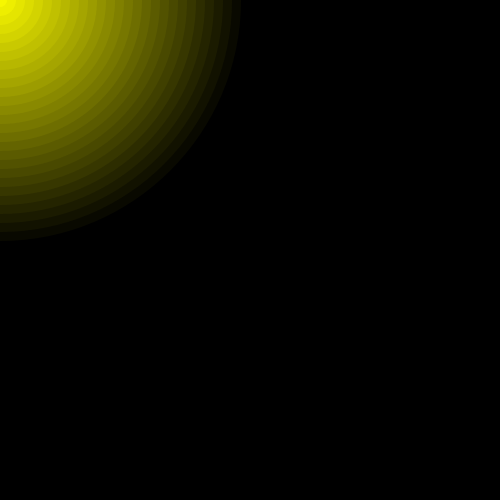
Frame 1 (no input)
Frame 60 (the mouse pressed at the canvas centre just before this capture): identical to frame 1, image omitted
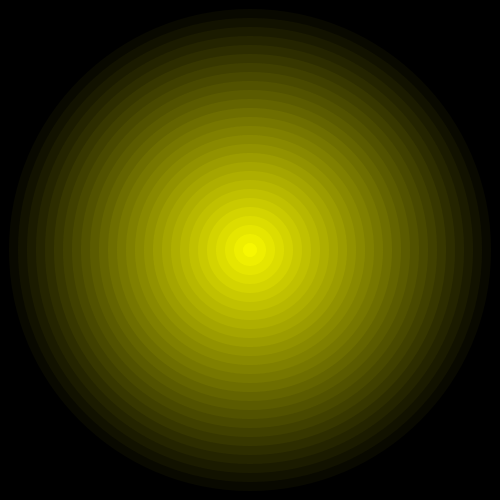
Frame 120 (the mouse held since frame 60 and released just before this capture)

The Processing sketch that drew these frames (run headless with seeded random() and noise(); from frame 60 on, the mouse is pressed at the canvas centre):

// Processing sketch: processing_156607
// ── processing_156607.pde

    int w;
    int h;
    int q;
void setup(){
  size(500,500);
  background(0);
     frameRate(20);
    
}

void draw(){
 background(0);
  noStroke();
//  w=int(random(20,width));
//  h=int(random(0,height));

  for(int i=width;i>0;i-=18)
  {
//    println("i="+i);
//    println("("+mouseX+","+mouseY+")");

    float j=map(i,0,width,0,255);
    
      fill(255-j,255-j,0);
    
    ellipse(mouseX,mouseY,i,i);  
  }

   
}
